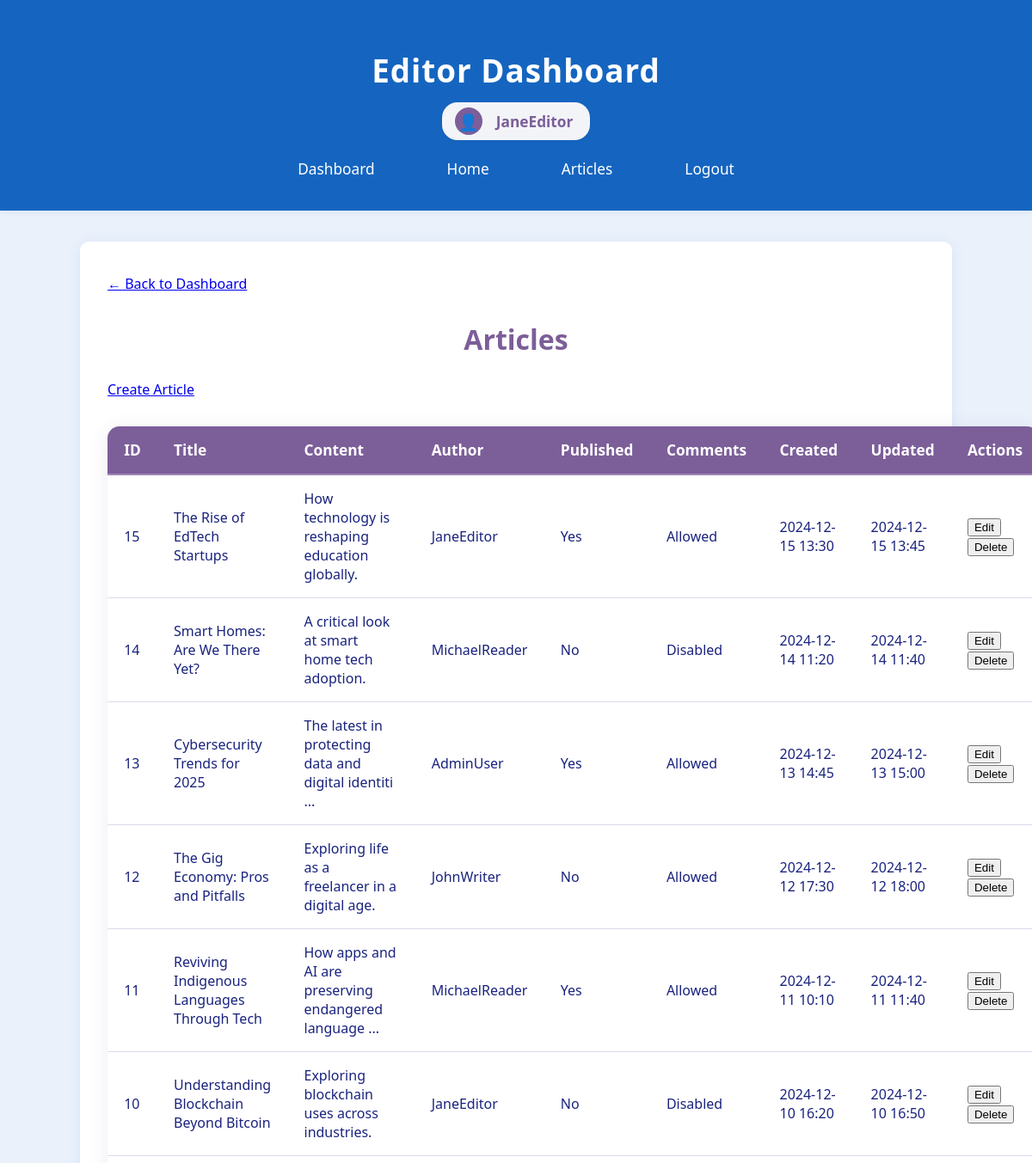
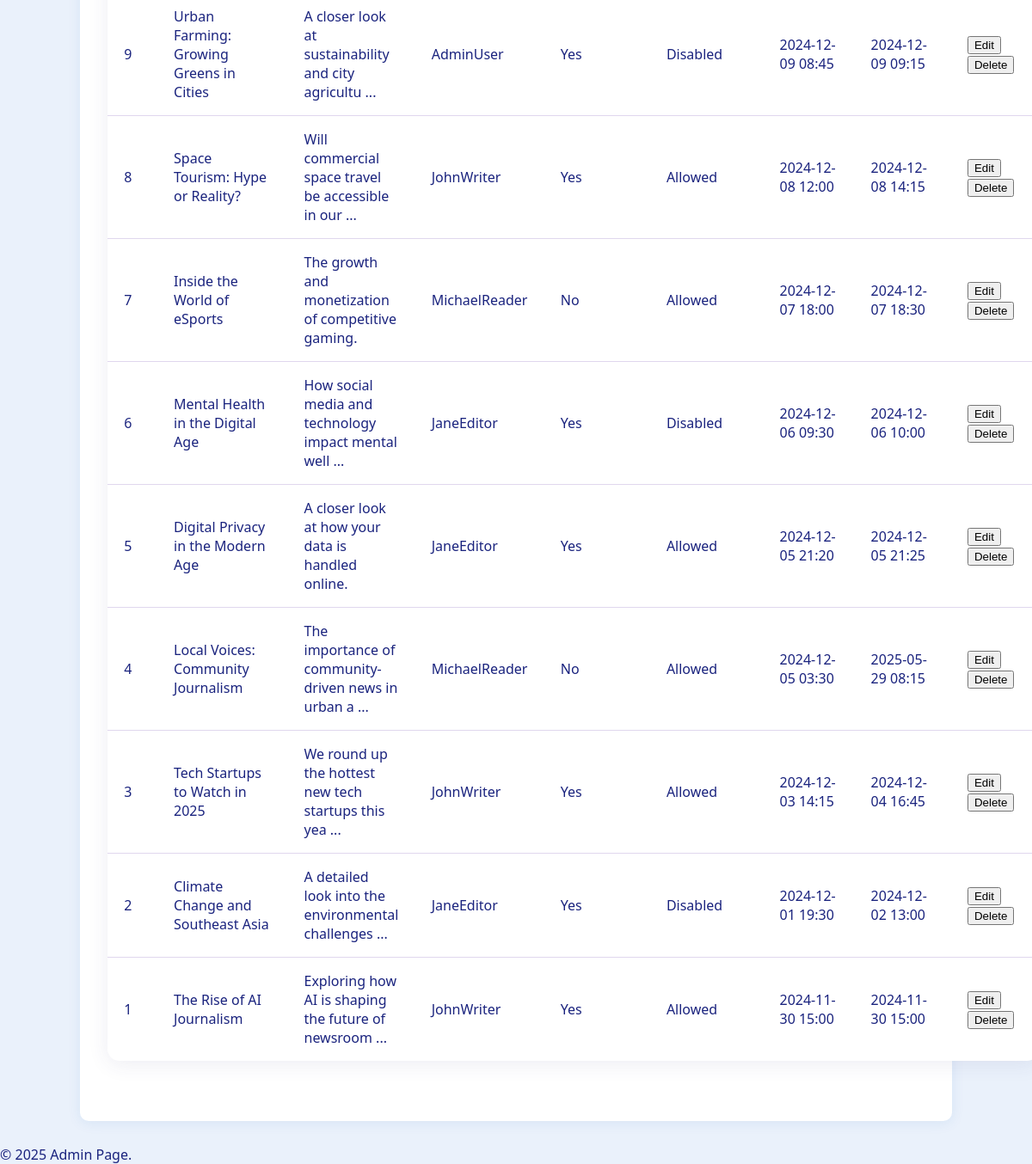
/public/admin/articles (signed in), run on the app's committed database (2 pictures, top to bottom).
### tables this page shows
CREATE TABLE `articles` (
  `id` int(11) NOT NULL,
  `title` varchar(255) NOT NULL,
  `content` text NOT NULL,
  `author_id` int(11) DEFAULT NULL,
  `is_published` tinyint(1) DEFAULT 0,
  `allow_comments` tinyint(1) DEFAULT 1,
  `created_at` timestamp NOT NULL DEFAULT current_timestamp(),
  `updated_at` timestamp NOT NULL DEFAULT current_timestamp() ON UPDATE current_timestamp(),
  `image_data` longblob DEFAULT NULL,
  `status` enum('draft','pending','published') NOT NULL DEFAULT 'pending'
);

CREATE TABLE `users` (
  `id` int(11) NOT NULL,
  `username` varchar(50) NOT NULL,
  `email` varchar(100) NOT NULL,
  `password` varchar(255) NOT NULL,
  `role_id` int(11) DEFAULT NULL,
  `created_at` timestamp NOT NULL DEFAULT current_timestamp()
);

### app/helpers.php (called while the page is built, shortened)
<?php
function render($view, $data = [], $layout = 'layout') {
    extract($data);
    require views_path($view . '.php');
}
function base_url($path = '') {
    if(defined('BASE_URL')) {
        return BASE_URL . ltrim($path, '/');
    }
    $protocol =
    (!empty($_SERVER['HTTPS']) && $_SERVER['HTTPS'] !== 'off') ||
    $_SERVER['SERVER_PORT'] === 443 ? "https://" : "http://";
    $host = $_SERVER['HTTP_HOST'];
    $base = rtrim(dirname($_SERVER['SCRIPT_NAME']), '/');
    return $protocol . $host . $base . '/' . ltrim($path, '/');
}
function base_path($path = '') {
    return realpath(__DIR__ . '/../' . '/' . ltrim($path, '/'));
}
function views_path($path = '') {
    return base_path('app/views/' . ltrim($path, '/'));
}

### app/controllers/AdminController.php (called while the page is built, shortened)
<?php
class AdminController {
    public function articles() {
        $db = new Database();
        $pdo = $db->connect();
        $sql = "SELECT a.*, u.username as author_name
                FROM articles a
                LEFT JOIN users u ON a.author_id = u.id
                ORDER BY a.created_at DESC";
        $stmt = $pdo->prepare($sql);
        $stmt->execute();
        $articles = $stmt->fetchAll(PDO::FETCH_ASSOC);
        $data = [
            'articles' => $articles
        ];
        render('admin/allArticles', $data, "admin/layout");
    }
}
?>

### app/views/admin/allArticles.php (the view, shortened to what this page needs)
<head>
</head>
<div>
    <a href="<?php echo base_url('admin/dashboard') ?>" class="back-to-dashboard">
        ← Back to Dashboard
    </a>
</div>
<div class="container-fluid mt-4">
    <div class="row mb-4">
        <div class="col">
            <h2>Articles</h2>
        </div>
        <div class="col-auto">
            <a href="<?php echo base_url('admin/createArticle')?>" class="btn btn-primary">Create Article</a>
        </div>
    </div>
    <div class="card">
        <div class="card-body">
            <div class="table-responsive">
                <table class="table table-hover">
                    <thead>
                        <tr>
                            <th>ID</th>
                            <th>Title</th>
                            <th>Content</th>
                            <th>Author</th>
                            <th>Published</th>
                            <th>Comments</th>
                            <th>Created</th>
                            <th>Updated</th>
                            <th>Actions</th>
                        </tr>
                    </thead>
                    <tbody>
                        <?php if (empty($articles)): ?>
                            <tr>
                                <td colspan="9" class="text-center">No articles found</td>
                            </tr>
                        <?php else: ?>
                            <?php foreach ($articles as $article): ?>
                                <tr>
                                    <td><?= $article['id'] ?></td>
                                    <td><?= htmlspecialchars($article['title']) ?></td>
                                    <td>
                                        <?= htmlspecialchars(substr($article['content'], 0, 50)) ?>
                                        <?= strlen($article['content']) > 50 ? '...' : '' ?>
                                    </td>
                                    <td><?= htmlspecialchars($article['author_name']) ?></td>
                                    <td>
                                        <span class="badge <?= $article['is_published'] ? 'bg-success' : 'bg-warning' ?>">
                                            <?= $article['is_published'] ? 'Yes' : 'No' ?>
                                        </span>
                                    </td>
                                    <td>
                                        <span class="badge <?= $article['allow_comments'] ? 'bg-info' : 'bg-secondary' ?>">
                                            <?= $article['allow_comments'] ? 'Allowed' : 'Disabled' ?>
                                        </span>
                                    </td>
                                    <td><?= date('Y-m-d H:i', strtotime($article['created_at'])) ?></td>
                                    <td><?= date('Y-m-d H:i', strtotime($article['updated_at'])) ?></td>
                                    <td>
                                        <div class="btn-group">
                                            <?php if (
                                                ($_SESSION['user']['role_id'] == 1 && $_SESSION['user']['id'] == $article['author_id'])
                                                || in_array($_SESSION['user']['role_id'], [2, 10])
                                            ): ?>
                                            <form action="/PHP_MVC/public/admin/editArticles" method="get" style="display:inline;">
                                                <button type="submit" class="btn btn-sm btn-primary">Edit</button>
                                            </form>
                                            <?php endif; ?>
                                            <?php if (
                                                ($_SESSION['user']['role_id'] == 1 && $_SESSION['user']['id'] == $article['author_id'])
                                                || in_array($_SESSION['user']['role_id'], [2, 10])
                                            ): ?>
                                            <form action="/PHP_MVC/public/admin/deleteArticles" method="post" style="display:inline;" onsubmit="return confirm('Delete this article?');">
                                                <button type="submit" class="btn btn-sm btn-danger">Delete</button>
                                            </form>
                                            <?php endif; ?>
                                        </div>
                                    </td>
                                </tr>
                            <?php endforeach; ?>
                        <?php endif; ?>
                    </tbody>
                </table>
            </div>
        </div>
    </div>
</div>

### public/css/admin.css (style rules this page uses)
body { font-family: 'Segoe UI', Arial, sans-serif; background: #eaf1fb; color: #1a237e; margin: 0; padding: 0; }
h2 { text-align: center; margin-top: 2rem; color: #7c5e99; font-size: 2rem; font-weight: 700; }
table { width: 90%; margin: 2rem auto; border-collapse: collapse; background: #fff; border-radius: 14px; box-shadow: 0 4px 24px rgba(60, 60, 120, 0.09); overflow: hidden; }
th, td { padding: 1rem 1.2rem; text-align: left; }
th { background: #7c5e99; color: #fff; font-size: 1.08rem; font-weight: 600; border-bottom: 2px solid #a088b6; }
td { border-bottom: 1px solid #e0d7ee; font-size: 1rem; }
tr:last-child td { border-bottom: none; }

### data on the page
articles: id "15", title "The Rise of EdTech Startups", content "How technology is reshaping education globally.", author.username "JaneEditor", is_published "Yes", allow_comments "Allowed", created_at "2024-12-15 13:30", updated_at "2024-12-15 13:45"
articles: id "14", title "Smart Homes: Are We There Yet?", content "A critical look at smart home tech adoption.", author.username "MichaelReader", is_published "No", allow_comments "Disabled", created_at "2024-12-14 11:20", updated_at "2024-12-14 11:40"
articles: id "13", title "Cybersecurity Trends for 2025", content "The latest in protecting data and digital identiti", author.username "AdminUser", is_published "Yes", allow_comments "Allowed", created_at "2024-12-13 14:45", updated_at "2024-12-13 15:00"
articles: id "12", title "The Gig Economy: Pros and Pitfalls", content "Exploring life as a freelancer in a digital age.", author.username "JohnWriter", is_published "No", allow_comments "Allowed", created_at "2024-12-12 17:30", updated_at "2024-12-12 18:00"
articles: id "11", title "Reviving Indigenous Languages Through Tech", content "How apps and AI are preserving endangered language", author.username "MichaelReader", is_published "Yes", allow_comments "Allowed", created_at "2024-12-11 10:10", updated_at "2024-12-11 11:40"
articles: id "10", title "Understanding Blockchain Beyond Bitcoin", content "Exploring blockchain uses across industries.", author.username "JaneEditor", is_published "No", allow_comments "Disabled", created_at "2024-12-10 16:20", updated_at "2024-12-10 16:50"
articles: id "9", title "Urban Farming: Growing Greens in Cities", content "A closer look at sustainability and city agricultu", author.username "AdminUser", is_published "Yes", allow_comments "Disabled", created_at "2024-12-09 08:45", updated_at "2024-12-09 09:15"
articles: id "8", title "Space Tourism: Hype or Reality?", content "Will commercial space travel be accessible in our", author.username "JohnWriter", is_published "Yes", allow_comments "Allowed", created_at "2024-12-08 12:00", updated_at "2024-12-08 14:15"
articles: id "7", title "Inside the World of eSports", content "The growth and monetization of competitive gaming.", author.username "MichaelReader", is_published "No", allow_comments "Allowed", created_at "2024-12-07 18:00", updated_at "2024-12-07 18:30"
articles: id "6", title "Mental Health in the Digital Age", content "How social media and technology impact mental well", author.username "JaneEditor", is_published "Yes", allow_comments "Disabled", created_at "2024-12-06 09:30", updated_at "2024-12-06 10:00"
articles: id "5", title "Digital Privacy in the Modern Age", content "A closer look at how your data is handled online.", author.username "JaneEditor", is_published "Yes", allow_comments "Allowed", created_at "2024-12-05 21:20", updated_at "2024-12-05 21:25"
articles: id "4", title "Local Voices: Community Journalism", content "The importance of community-driven news in urban a", author.username "MichaelReader", is_published "No", allow_comments "Allowed", created_at "2024-12-05 03:30", updated_at "2025-05-29 08:15"
articles: id "3", title "Tech Startups to Watch in 2025", content "We round up the hottest new tech startups this yea", author.username "JohnWriter", is_published "Yes", allow_comments "Allowed", created_at "2024-12-03 14:15", updated_at "2024-12-04 16:45"
articles: id "2", title "Climate Change and Southeast Asia", content "A detailed look into the environmental challenges", author.username "JaneEditor", is_published "Yes", allow_comments "Disabled", created_at "2024-12-01 19:30", updated_at "2024-12-02 13:00"
articles: id "1", title "The Rise of AI Journalism", content "Exploring how AI is shaping the future of newsroom", author.username "JohnWriter", is_published "Yes", allow_comments "Allowed", created_at "2024-11-30 15:00", updated_at "2024-11-30 15:00"

### other printed values
$roleName "Editor Dashboard"
$username "JaneEditor"
